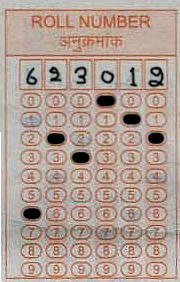
#> input picture rollnumberonly.jpg, 180 x 282 px
$ python mygrader+extract+warp.py --image rollnumberonly.jpg
#> lines starting #> are read from the running program, lines starting #| are printed output that depends on the picture; after the words box and inside, x2 and y2 are one past the last pixel; in counts of white or black regions, pixels touching at a corner belong together
#> in main, image is the input picture: shape (282, 180, 3); mean B, G, R 148.1, 158.9, 178.3
#python mygrader.py --image rollnumberonly.jpg
#this program reads the image and draws contours over the bubbles and the numbers

# import the necessary packages
import mygrader
from imutils.perspective import four_point_transform
from imutils import contours
import numpy as np
import argparse
import imutils
import cv2
import pytesseract
import os
pytesseract.pytesseract.tesseract_cmd = "C:\\Program Files\\Tesseract-OCR\\tesseract"
biggestcontour = []

def read_process_image(image):
	gray = cv2.cvtColor(image, cv2.COLOR_BGR2GRAY)
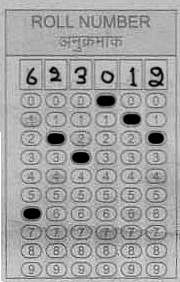
#> gray: shape (282, 180); min 0, max 255, mean 163.5
	blurred = cv2.GaussianBlur(gray, (5, 5), 0)
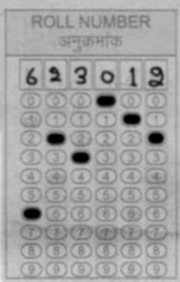
#> blurred: shape (282, 180); min 0, max 233, mean 163.4
	edged = cv2.Canny(blurred, 10, 200)
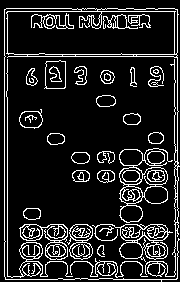
#> edged: shape (282, 180); 13.3% white in thin lines or dots
	cv2.imshow("edged", edged)
	cv2.waitKey(0)
	im = edged.copy()
	return edged

def get_draw_contours(im,ims,flag):
#> called with flag = 1
	cnts = cv2.findContours(im, cv2.RETR_EXTERNAL,
						   cv2.CHAIN_APPROX_SIMPLE)
#> cnts = 26 contours, 4 with area under 20; largest, box (x1, y1, x2, y2) and area: (4, 8, 180, 282) 8274, (119, 148, 173, 223) 2330, (92, 224, 173, 262) 1325, (19, 224, 68, 260) 687, (67, 224, 93, 260) 638
	pcsdimage = ims.copy()
	#print('bef imutils grabcontours cnts', len(cnts))
	cnts = imutils.grab_contours(cnts)
	print('after cnts', len(cnts))
#| after cnts 26
	cnts = sorted(cnts, key=cv2.contourArea, reverse=True)
	#biggestcontour = cnts[0]
	#print('biggestcontour in f1', biggestcontour)
	screenCnt = 0
	for c in cnts:
		peri = cv2.arcLength(c, True)
		approx = cv2.approxPolyDP(c, 0.1 * peri, True)
		if len(approx) == 4:
		   screenCnt = approx
		   break
#> this loop made 6 passes
#> (peri, screenCnt) on pass 6: (97.56, [[65, 61], [46, 61], [44, 88], [65, 87]])
#> (peri, approx) on passes 1 to 5: (2476.7, [[4, 9], [176, 279]]), (555.7, [[165, 150], [124, 221]]), (491.2, [[92, 225], [167, 254]]), (415.5, [[19, 228], [67, 256]]), (159, [[75, 224], [87, 258]])
	cv2.drawContours(pcsdimage, [screenCnt], -1, (0, 255, 0), 3)
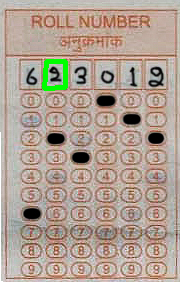
#> pcsdimage: shape (282, 180, 3); 0.89% of pixels changed, all inside (x1, y1, x2, y2) = (42, 59, 68, 91)
	cv2.imshow("Outline", pcsdimage)
	cv2.waitKey()
	#ratio = pcsdimage.shape[0] / 200.0
	warped = four_point_transform(pcsdimage, screenCnt.reshape(4, 2))# * ratio)
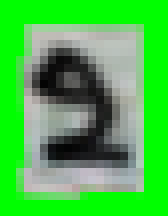
#> warped: shape (27, 21, 3) (shown 8 times larger); mean B, G, R 72.9, 187.5, 72.7
	cv2.imshow("Scanned", warped)
	cv2.waitKey(0)
	return


def draw_biggest_contour_extract(imb,biggestcontour):
	#imb = image.copy()
	#print('biggestcontour in f2',biggestcontour)
#> (the run stopped early here; a loop or call above may not have finished)
